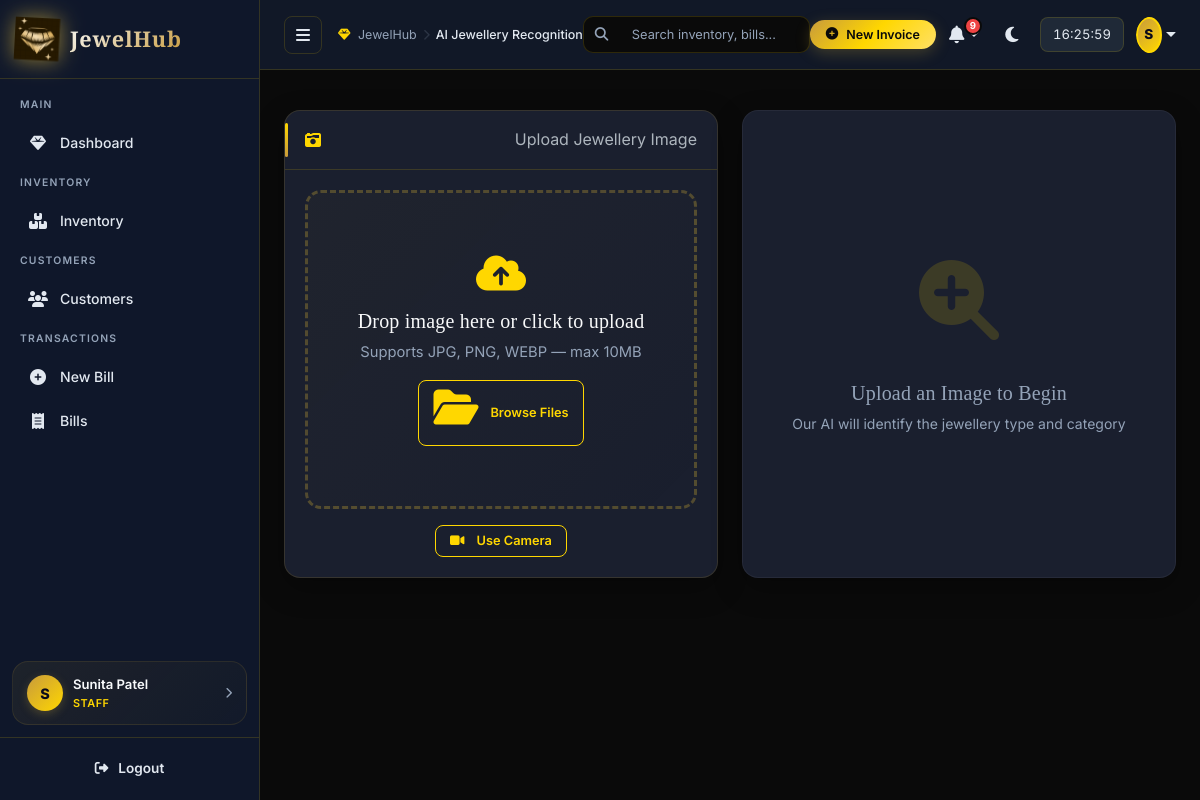
The app's page /ai/image-recognition (signed in) with its own data.
### tables this page shows
CREATE TABLE employees (
        employee_id   INTEGER PRIMARY KEY AUTOINCREMENT,
        name          TEXT    NOT NULL,
        phone         TEXT,
        email         TEXT    UNIQUE,
        address       TEXT,
        role          TEXT    NOT NULL DEFAULT 'Staff',   -- Admin | Manager | Staff
        salary        REAL    DEFAULT 0,
        join_date     TEXT    DEFAULT (date('now')),
        password_hash TEXT    NOT NULL,
        is_active     INTEGER DEFAULT 1,
        created_at    TEXT    DEFAULT (datetime('now'))
    );

### routes/ai_routes.py (the view)
@ai_bp.route('/image-recognition')
@login_required
def image_recognition():
    return render_template('ai/image_recognition.html')

### database/models.py (called while the page is built)
def get_db():
    if 'db' not in g:
        g.db = sqlite3.connect(
            current_app.config['DATABASE_PATH'],
            detect_types=sqlite3.PARSE_DECLTYPES | sqlite3.PARSE_COLNAMES
        )
        g.db.row_factory = sqlite3.Row
        g.db.execute("PRAGMA foreign_keys = ON")
    return g.db

def query(sql, args=(), one=False):
    cur = get_db().execute(sql, args)
    rv = cur.fetchall()
    return (dict(rv[0]) if rv else None) if one else [dict(r) for r in rv]

def get_employee_by_id(emp_id):
    return query("SELECT * FROM employees WHERE employee_id=?", (emp_id,), one=True)

### modules/auth.py (called while the page is built)
def get_employee_by_id(emp_id):
    data = _get_emp(emp_id)
    return Employee(data) if data else None

    @property
    def name(self):        return self._data['name']

    @property
    def role(self):        return self._data['role']

    @property
    def is_active(self):   return bool(self._data.get('is_active', 1))

### templates/ai/image_recognition.html (shortened to what this page needs)
{% extends "base.html" %}
{% block page_title %}AI Jewellery Recognition{% endblock %}
{% block content %}
<div class="row g-4">
    <div class="col-lg-6 animate-in">
        <div class="card h-100" style="border: 1px solid rgba(212,175,55,0.15);">
            <div class="card-header">
                <i class="fas fa-camera-retro me-2 text-gold"></i> Upload Jewellery Image
            </div>
            <div class="card-body position-relative">
                <div class="drop-zone" id="dropZone" onclick="document.getElementById('fileInput').click()">
                    <div class="drop-icon">
                        <i class="fas fa-cloud-upload-alt"></i>
                    </div>
                    <h5 class="text-light mb-2">Drop image here or click to upload</h5>
                    <p class="text-muted small mb-3">Supports JPG, PNG, WEBP — max 10MB</p>
                    <span class="btn btn-outline-gold btn-sm">
                        <i class="fas fa-folder-open me-1"></i> Browse Files
                    </span>
                </div>
                <div class="text-center mt-3">
                    <button class="btn btn-outline-gold btn-sm" id="cameraBtn" onclick="startCamera()">
                        <i class="fas fa-video me-1"></i> Use Camera
                    </button>
                </div>
            </div>
        </div>
    </div>
    <div class="col-lg-6 animate-in" style="animation-delay: 0.1s;">
        <div id="resultsPlaceholder" class="card h-100 d-flex align-items-center justify-content-center" style="border: 1px solid rgba(255,255,255,0.05);">
            <div class="text-center p-5">
                <div style="font-size: 5rem; opacity: 0.15;">
                    <i class="fas fa-search-plus text-gold"></i>
                </div>
                <h5 class="text-muted mt-3">Upload an Image to Begin</h5>
                <p class="text-muted small">Our AI will identify the jewellery type and category</p>
            </div>
        </div>
    </div>
</div>
{% endblock %}

### templates/base.html (shortened to what this page needs)
<!DOCTYPE html>
<html lang="en">
<head>
<link href="https://cdn.jsdelivr.net/npm/bootstrap@5.3.0/dist/css/bootstrap.min.css" rel="stylesheet"/>
<link href="https://cdnjs.cloudflare.com/ajax/libs/font-awesome/6.4.0/css/all.min.css" rel="stylesheet"/>
<link href="https://cdn.datatables.net/1.13.6/css/dataTables.bootstrap5.min.css" rel="stylesheet"/>
<link href="{{ url_for('static', filename='css/style.css') }}" rel="stylesheet"/>
</head>
<body>
<div id="sidebar" class="sidebar">
  <div class="sidebar-logo">
    <img src="{{ url_for('static', filename='img/logo.png') }}" alt="JewelHub Logo"/>
    <span>JewelHub</span>
  </div>
  {% set role = current_user.role.lower() if current_user.is_authenticated else '' %}
  <nav class="sidebar-nav">
    <div class="nav-section"><span class="nav-section-title">MAIN</span></div>
    <a href="{{ url_for('dashboard.index') }}" class="nav-item {% if request.endpoint == 'dashboard.index' %}active{% endif %}">
      <i class="fas fa-gem"></i><span>Dashboard</span>
    </a>
    {% if role in ('admin', 'manager', 'staff', 'cashier') %}
    <div class="nav-section"><span class="nav-section-title">INVENTORY</span></div>
    <a href="{{ url_for('inventory.list_items') }}" class="nav-item {% if 'inventory' in request.endpoint %}active{% endif %}">
      <i class="fas fa-boxes-stacked"></i><span>Inventory</span>
    </a>
    {% endif %}
    {% if role in ('admin', 'manager', 'staff') %}
    <div class="nav-section"><span class="nav-section-title">CUSTOMERS</span></div>
    <a href="{{ url_for('customer.list_customers') }}" class="nav-item {% if 'customer' in request.endpoint %}active{% endif %}">
      <i class="fas fa-users"></i><span>Customers</span>
    </a>
    {% endif %}
    {% if role in ('admin', 'manager', 'staff', 'cashier') %}
    <div class="nav-section"><span class="nav-section-title">TRANSACTIONS</span></div>
    <a href="{{ url_for('billing.new_bill') }}" class="nav-item {% if request.endpoint == 'billing.new_bill' %}active{% endif %}">
      <i class="fas fa-plus-circle"></i><span>New Bill</span>
    </a>
    <a href="{{ url_for('billing.bill_history') }}" class="nav-item {% if request.endpoint == 'billing.bill_history' %}active{% endif %}">
      <i class="fas fa-receipt"></i><span>Bills</span>
    </a>
    {% endif %}
  </nav>
  <a href="{{ url_for('auth.profile') }}" class="sidebar-profile-card">
    <div class="spc-avatar">{{ current_user.name[0].upper() if current_user.is_authenticated else '?' }}</div>
    <div class="spc-info">
      <div class="spc-name">{{ current_user.name if current_user.is_authenticated else 'Guest' }}</div>
      <div class="spc-role">{{ (current_user.role or 'staff')|upper if current_user.is_authenticated else '' }}</div>
    </div>
    <i class="fas fa-chevron-right spc-chevron"></i>
  </a>
  <div class="sidebar-footer">
    <a href="{{ url_for('auth.logout') }}" class="text-danger-soft w-100 justify-content-center py-2" style="font-weight: 600; border-radius: 8px;">
      <i class="fas fa-sign-out-alt"></i><span>Logout</span>
    </a>
  </div>
</div>
<div id="main-content" class="main-content">
  <div class="topbar px-4 py-3">
    <div class="topbar-left d-flex align-items-center gap-3">
      <button id="sidebarToggle" class="btn-toggle" onclick="toggleSidebar()">
        <i class="fas fa-bars"></i>
      </button>
      <div class="dash-breadcrumb d-none d-md-flex">
        <span class="bc-home"><i class="fas fa-gem me-1 text-gold"></i> JewelHub</span>
        <span class="bc-sep"><i class="fas fa-chevron-right" style="font-size: 0.7rem; opacity: 0.5;"></i></span>
        <span class="bc-current">{% block page_title %}Dashboard{% endblock %}</span>
      </div>
    </div>
    <div class="topbar-search d-none d-lg-flex position-relative align-items-center" style="width: 320px;">
      <i class="fas fa-search position-absolute text-muted" style="left: 12px; font-size: 0.85rem;"></i>
      <input type="text" class="form-control ps-5 py-2 w-100" placeholder="Search inventory, bills..." style="font-size: 0.8rem; border-radius: 10px;" onkeyup="if(event.key === 'Enter') window.location.href='/inventory?search=' + this.value;">
    </div>
    <div class="topbar-right d-flex align-items-center gap-2">
      <a href="{{ url_for('billing.new_bill') }}" class="btn btn-gold btn-sm d-none d-sm-inline-flex px-3 rounded-pill" style="font-size: 0.78rem;">
        <i class="fas fa-plus-circle"></i> New Invoice
      </a>
      <div class="dropdown">
        <button class="topbar-btn dropdown-toggle border-0" type="button" id="notifDropdownBtn" data-bs-toggle="dropdown" aria-expanded="false" onclick="loadDropdownNotifications()">
          <i class="fas fa-bell"></i>
          <span class="notif-badge" id="notifCount" style="display:none">0</span>
        </button>
      </div>
      <button class="topbar-btn" onclick="toggleTheme()" title="Toggle theme">
        <i class="fas fa-moon" id="themeIcon"></i>
      </button>
      <span class="topbar-clock d-none d-sm-inline-block" id="topClock"></span>
      <div class="dropdown ms-1">
        <button class="topbar-btn dropdown-toggle p-0 border-0" type="button" data-bs-toggle="dropdown" aria-expanded="false" style="border-radius:50%; overflow:hidden;">
          <div class="topbar-avatar" style="width:36px; height:36px; border-radius:50%; background: linear-gradient(135deg, var(--gold-dark), var(--gold)); color:#0A0A1A; font-weight:800; display:flex; align-items:center; justify-content:center; font-size: 0.85rem;">
            {{ current_user.name[0].upper() if current_user.is_authenticated else '?' }}
          </div>
        </button>
      </div>
    </div>
  </div>
  <div class="flash-area px-4 pt-3">
  </div>
  <div class="page-content">
    {% block content %}{% endblock %}
  </div>
</div>
</body>
</html>

### templates/ai/image_recognition.html (style rules this page uses)
.drop-zone { border: 3px dashed rgba(212,175,55,0.3); border-radius: 16px; padding: 60px 40px; text-align: center; cursor: pointer; transition: all 0.3s ease; background: linear-gradient(135deg, rgba(212,175,55,0.03), rgba(0,0,0,0)); position: relative; overflow: hidden; }
.drop-zone::before { content: ''; position: absolute; top: 0; left: 0; right: 0; bottom: 0; background: linear-gradient(135deg, rgba(212,175,55,0.1), transparent); opacity: 0; transition: opacity 0.3s ease; }
.drop-zone .drop-icon { font-size: 4rem; color: rgba(212,175,55,0.4); margin-bottom: 1rem; transition: all 0.3s ease; }

### records on screen
employees: name "S", name "Sunita Patel", role "STAFF"
